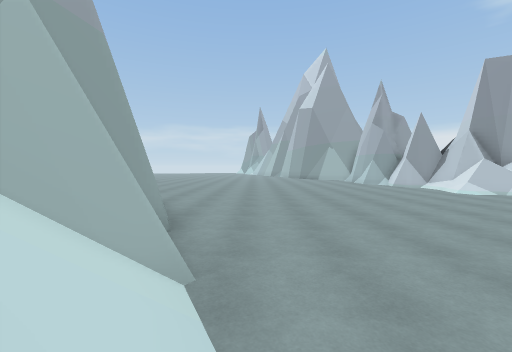
[1] (above)

16 first-person views from a walk through a Unity game level. The camera is 1.4 m above the floor, tilts 2° down and sees 90° across. The floor is counted in squares, 1.8 m on a side. Each view is taken from the middle of a square. On the plan, view 1 faces up. The plan holds only what a view shows up to about 10 squares ahead; the rest is blank. The place goes on beyond the plan. The player is left out.

[2]
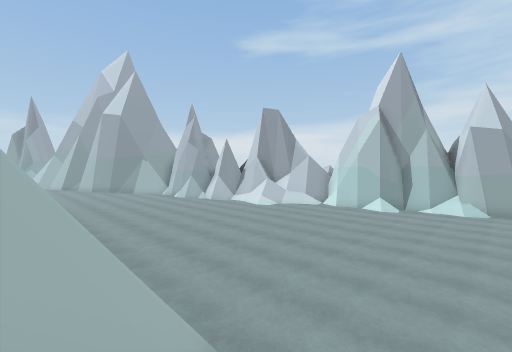

[3]
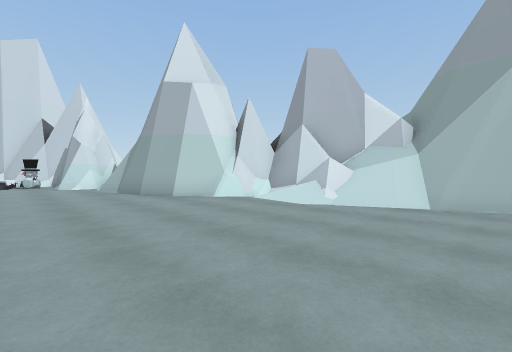

[4]
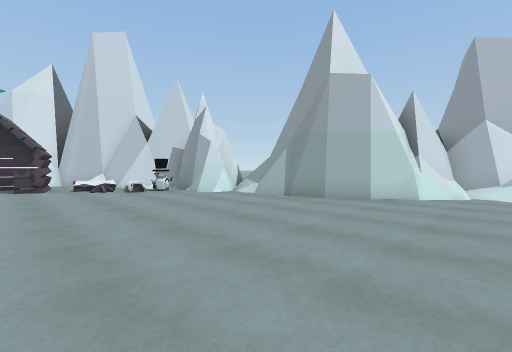

[5]
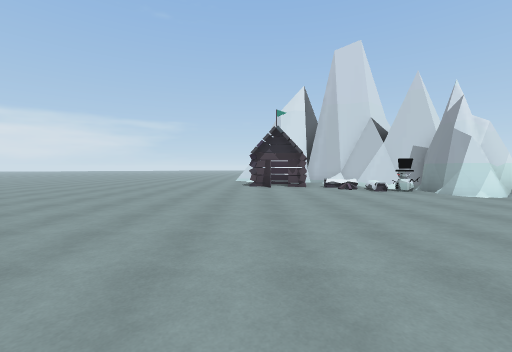

[6]
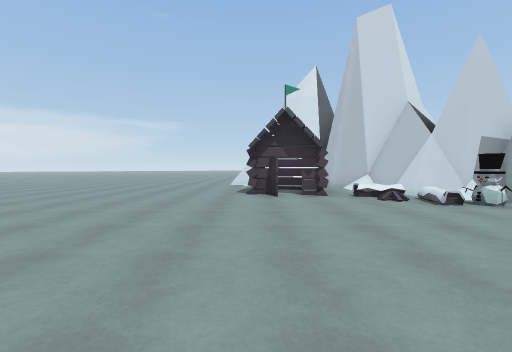

[7]
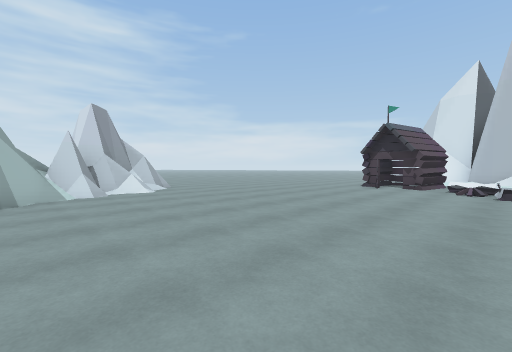

[8]
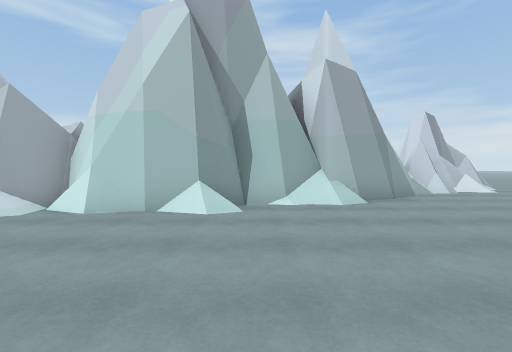

[9]
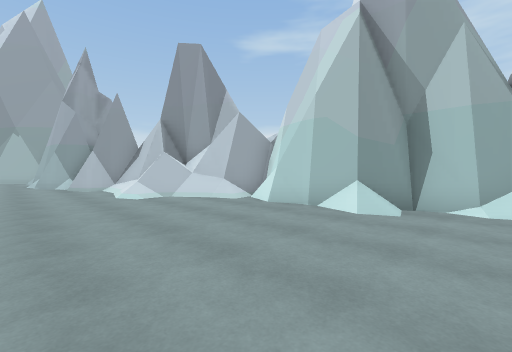

[10]
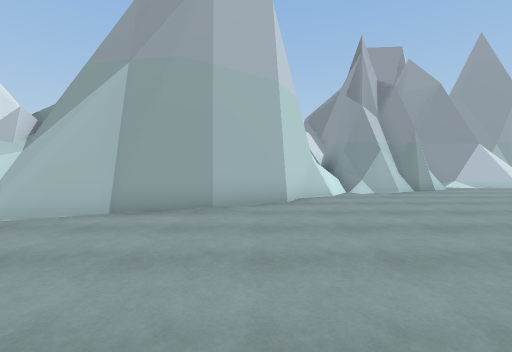

[11]
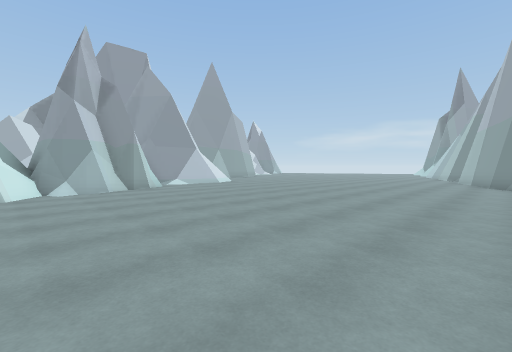

[12]
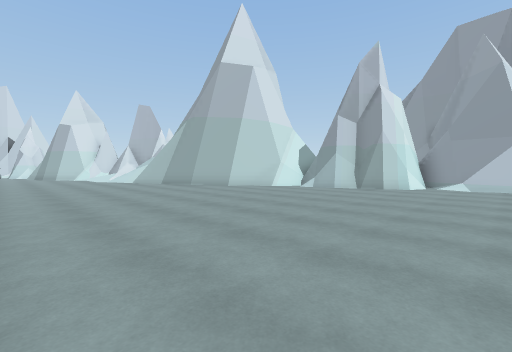

[13]
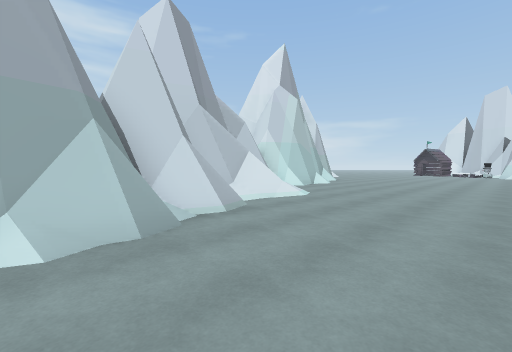

[14]
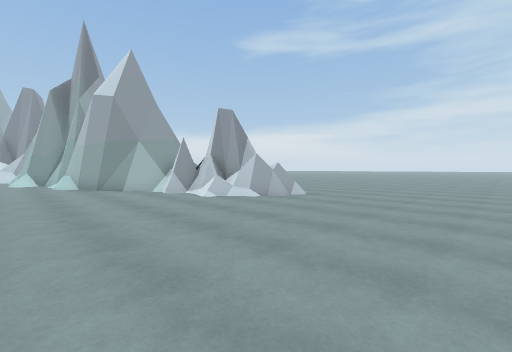

[15]
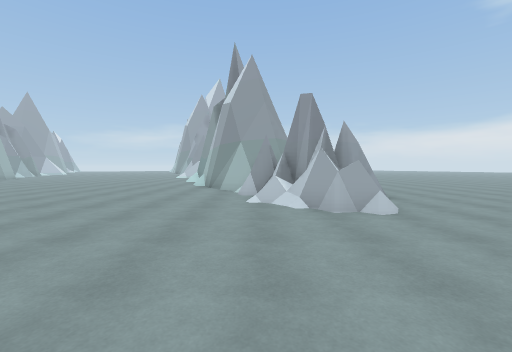

[16]
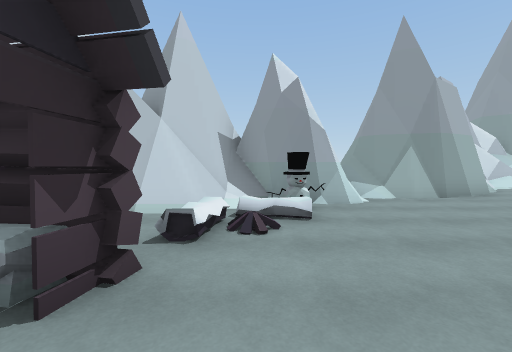

### Floor plan
Key: @ floor where view 1 was taken; # wall or solid block; . floor; / step, stairs or slope; = window, fence, low wall or low ledge; L log; C cabin; O other object.
Columns run from 8 left of view 1 to 17 right of it. Each row starts with its distance up from view 1.
 15 ##............#
 14 ##............##
 13 #=.............##
 12 ###............###
 11   ##............###
 10   ##............###
  9  ###...........///#
  8  ###=............/#
  7    ###.........../##
  6      #............#
  5      ##...........#
  4       #...........##
  3      ###...........#
  2      ###...........#
  1      #///..........#
  0      #//@..........####
 -1      ###//..........###
 -2        ##............#=
 -3        ###...........####.
 -4          ##..........=##..
 -5          ##...........##..
 -6          ##/..............
 -7         ##/...............
 -8           OO..............
 -9            #O.............
-10            #.//...........
-11            ##=LO.C........

Where each view was taken, in squares from view 1:
view 1: 0 up, 0 right, facing up
view 2: 0 up, 2 left, facing up-right
view 3: 3 up, 5 right, facing down-left
view 4: 1 down, 8 right, facing down-left
view 5: 1 down, 9 right, facing down
view 6: 4 down, 9 right, facing down
view 7: 1 down, 5 right, facing down-right
view 8: 3 up, 5 right, facing right
view 9: 2 up, 5 right, facing up-right
view 10: 6 up, 3 right, facing left
view 11: 8 up, 4 right, facing up-left
view 12: 15 up, 4 right, facing down-left
view 13: 15 up, 3 right, facing down-right
view 14: 10 down, 9 right, facing up-right
view 15: 10 down, 13 right, facing up
view 16: 10 down, 9 right, facing left
